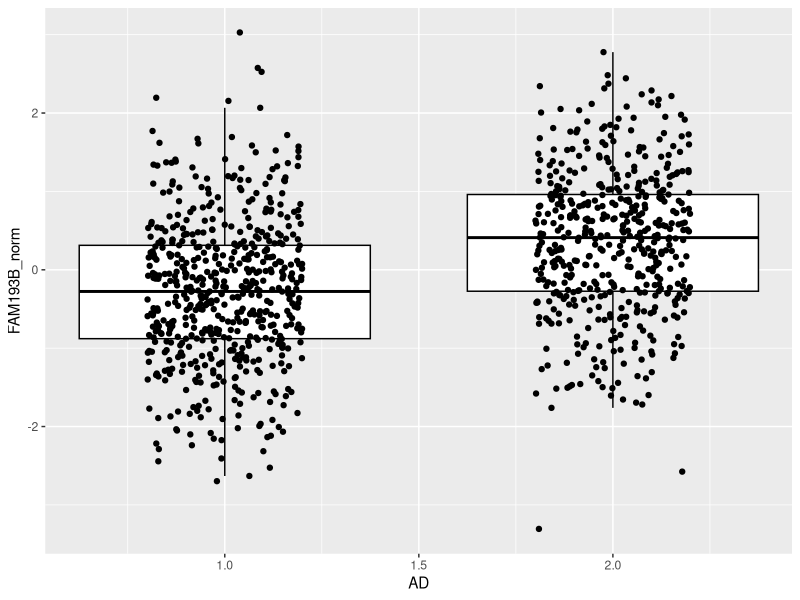

Write R code to recreate this figure.
library(readr)
library(dplyr)
library(robustbase)
library(ggplot2)

# this is the source data used in Fig. 5b
df_blood_ad <- read_tsv("input/fig5b_blood_ad/Blood.gene_expression_ad.txt")

# visualization
if(!dir.exists("output/fig5b_blood_ad")) dir.create("output/fig5b_blood_ad", recursive = T)
pdf("output/fig5b_blood_ad/fig5b.blood_ad.pdf")
ggplot(df_blood_ad, aes(AD, FAM193B_norm, group=AD)) +
    geom_boxplot(outlier.shape = NA, color="black") +
    geom_point(position=position_jitter(0.2))
dev.off()

# report statistics
# this reproduce the statistics reported in the manuscript
summ <- lmrob(FAM193B_norm ~ ., data=df_blood_ad) %>% summary()
cat("####### Statistics ########\n")
print(summ$coefficients['AD',])
